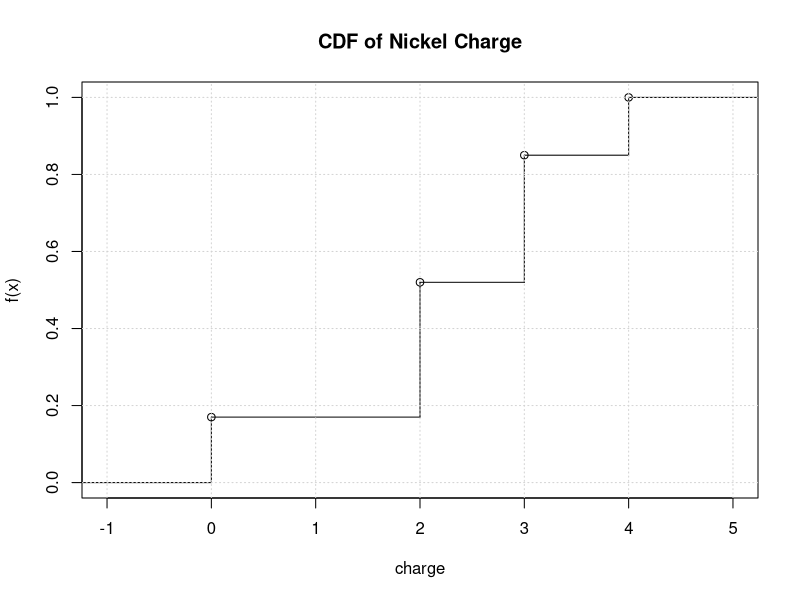

The R script that drew this image:
## ---- chunk 1
knitr::opts_chunk$set(echo = TRUE)
## ---- chunk 2
mean = 0.17 * 0 + 0.35 * 2 + 0.33 * 3 + 0.15 * 4  
variance = 0.17 * 0^2 + 0.35 * 2^2 + 0.33 * 3^2 + 0.15 * 4^2 - mean^2  
## ---- chunk 3
xVals = c(0, 2, 3, 4)
yVals = c(0, 0.17, 0.52, 0.85, 1)

plot(stepfun(x = xVals, y = yVals), xlab = 'charge', ylab= 'f(x)',
     main ="CDF of Nickel Charge")
grid()
## ---- chunk 4
dbinom(3, 20, 0.13)
## ---- chunk 5
zero = dbinom(0, 20, 0.13)
one = dbinom(1, 20, 0.13)
two = dbinom(2, 20, 0.13)
## ---- chunk 6
mean = 20 * 0.13
sd = sqrt(20 * 0.13 * (1 - 0.13))
## ---- chunk 7
1 - (1 - 0.2)^(1 - 1) * 0.20 - (1 - 0.2)^(2 - 1) * 0.20
## ---- chunk 8
1 / 0.2
## ---- chunk 9
1 - (1 - 0.2)^(1 - 1) * 0.20 - (1 - 0.2)^(2 - 1) * 0.20  - (1 - 0.2)^(3 - 1) * 0.20
## ---- chunk 10
func = function(x) {x * (1/8) * x}
mean = integrate(func,0,4)[1]
mean

functwo = function(x) {x^2 * (1/8) * x}
val = integrate(functwo, 0, 4)[1]
val

variance = 8 - (8 / 3)^2
variance
## ---- chunk 11
1 - pnorm(350, 310, 45)
## ---- chunk 12
qnorm(.99,310,45)
## ---- chunk 13
qnorm(.05, 310, 45)
## ---- chunk 14
gal = qnorm(.99, 310, 45)
perPerson = gal / 1.4
## ---- chunk 15
ppois(0, 2.5 * 0.3)
## ---- chunk 16
ppois(0, 2.5)
## ---- chunk 17
ppois(0, 2.5)
## ---- chunk 18
plnorm(.02, -3.8,.7)
## ---- chunk 19
qlnorm(.95,-3.8,.7)
